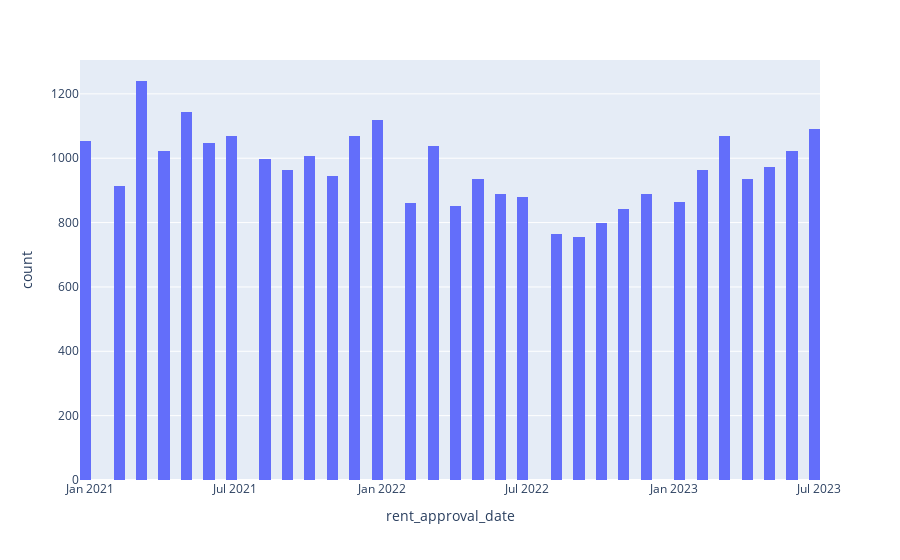

The cell this chart's notebook holds for it:
### Code cell
#plot test distribution
fig = px.histogram(df_test, x="rent_approval_date", nbins=100)
fig.show()

### Figure 1 — Plotly figure (JSON) as saved in the notebook; plotly's stock layout.template omitted (floating-point values rounded to 4 significant figures; data arrays with more than 128 entries replaced by an {"elided": "..."} marker saying what was removed)
{"data": [{"alignmentgroup": "True", "bingroup": "x", "hovertemplate": "rent_approval_date=%{x}<br>count=%{y}<extra></extra>", "legendgroup": "", "marker": {"color": "#636efa", "pattern": {"shape": ""}}, "name": "", "nbinsx": 100, "offsetgroup": "", "orientation": "v", "showlegend": false, "type": "histogram", "x": {"elided": "30000 str values"}, "xaxis": "x", "yaxis": "y"}], "layout": {"barmode": "relative", "legend": {"tracegroupgap": 0}, "margin": {"t": 60}, "xaxis": {"anchor": "y", "domain": [0, 1], "title": {"text": "rent_approval_date"}}, "yaxis": {"anchor": "x", "domain": [0, 1], "title": {"text": "count"}}}}
